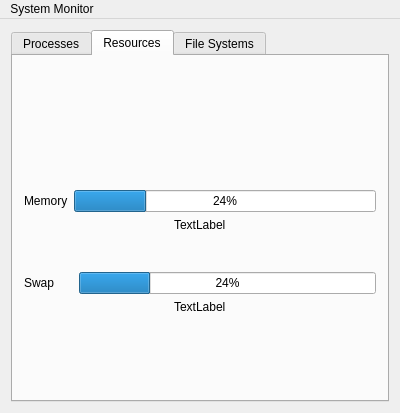
<?xml version="1.0" encoding="UTF-8"?>
<ui version="4.0">
 <class>MainWindow</class>
 <widget class="QMainWindow" name="MainWindow">
  <property name="geometry">
   <rect>
    <x>0</x>
    <y>0</y>
    <width>400</width>
    <height>413</height>
   </rect>
  </property>
  <property name="sizePolicy">
   <sizepolicy hsizetype="MinimumExpanding" vsizetype="MinimumExpanding">
    <horstretch>0</horstretch>
    <verstretch>0</verstretch>
   </sizepolicy>
  </property>
  <property name="windowTitle">
   <string>System Monitor</string>
  </property>
  <widget class="QWidget" name="centralWidget">
   <layout class="QGridLayout" name="gridLayout_3">
    <item row="1" column="0">
     <widget class="QTabWidget" name="tabWidgetMain">
      <property name="enabled">
       <bool>true</bool>
      </property>
      <property name="currentIndex">
       <number>1</number>
      </property>
      <widget class="QWidget" name="tabProcesses">
       <property name="sizePolicy">
        <sizepolicy hsizetype="Preferred" vsizetype="Preferred">
         <horstretch>0</horstretch>
         <verstretch>0</verstretch>
        </sizepolicy>
       </property>
       <attribute name="title">
        <string>Processes</string>
       </attribute>
       <layout class="QGridLayout" name="gridLayout">
        <item row="0" column="0">
         <layout class="QHBoxLayout" name="horizontalLayout_3">
          <item>
           <widget class="QLineEdit" name="processesSearchField">
            <property name="placeholderText">
             <string>Search</string>
            </property>
           </widget>
          </item>
          <item>
           <widget class="QCheckBox" name="processesFilterCheckbox">
            <property name="enabled">
             <bool>true</bool>
            </property>
            <property name="text">
             <string>Only me</string>
            </property>
           </widget>
          </item>
         </layout>
        </item>
        <item row="2" column="0">
         <widget class="QTableWidget" name="tableProcesses">
          <property name="frameShape">
           <enum>QFrame::NoFrame</enum>
          </property>
          <property name="horizontalScrollBarPolicy">
           <enum>Qt::ScrollBarAsNeeded</enum>
          </property>
          <property name="autoScroll">
           <bool>false</bool>
          </property>
          <property name="editTriggers">
           <set>QAbstractItemView::NoEditTriggers</set>
          </property>
          <property name="selectionMode">
           <enum>QAbstractItemView::SingleSelection</enum>
          </property>
          <property name="selectionBehavior">
           <enum>QAbstractItemView::SelectRows</enum>
          </property>
          <property name="showGrid">
           <bool>false</bool>
          </property>
          <property name="sortingEnabled">
           <bool>true</bool>
          </property>
          <attribute name="horizontalHeaderCascadingSectionResizes">
           <bool>true</bool>
          </attribute>
          <attribute name="horizontalHeaderStretchLastSection">
           <bool>true</bool>
          </attribute>
          <attribute name="verticalHeaderStretchLastSection">
           <bool>true</bool>
          </attribute>
         </widget>
        </item>
        <item row="1" column="0">
         <widget class="QLabel" name="loadAvgLabel">
          <property name="text">
           <string>TextLabel</string>
          </property>
         </widget>
        </item>
       </layout>
      </widget>
      <widget class="QWidget" name="tabResources">
       <attribute name="title">
        <string>Resources</string>
       </attribute>
       <layout class="QGridLayout" name="gridLayout_2">
        <item row="4" column="0">
         <layout class="QVBoxLayout" name="verticalLayout">
          <item>
           <layout class="QHBoxLayout" name="horizontalLayout">
            <item>
             <widget class="QLabel" name="memTextLabel">
              <property name="text">
               <string>Memory</string>
              </property>
             </widget>
            </item>
            <item>
             <widget class="QProgressBar" name="memoryBar">
              <property name="value">
               <number>24</number>
              </property>
             </widget>
            </item>
           </layout>
          </item>
          <item alignment="Qt::AlignHCenter|Qt::AlignTop">
           <widget class="QLabel" name="memoryLabel">
            <property name="sizePolicy">
             <sizepolicy hsizetype="Preferred" vsizetype="Preferred">
              <horstretch>0</horstretch>
              <verstretch>0</verstretch>
             </sizepolicy>
            </property>
            <property name="text">
             <string>TextLabel</string>
            </property>
            <property name="indent">
             <number>-1</number>
            </property>
           </widget>
          </item>
         </layout>
        </item>
        <item row="3" column="0">
         <spacer name="verticalSpacer_4">
          <property name="orientation">
           <enum>Qt::Vertical</enum>
          </property>
          <property name="sizeType">
           <enum>QSizePolicy::Fixed</enum>
          </property>
          <property name="sizeHint" stdset="0">
           <size>
            <width>20</width>
            <height>40</height>
           </size>
          </property>
         </spacer>
        </item>
        <item row="5" column="0">
         <layout class="QVBoxLayout" name="verticalLayout_2">
          <item>
           <layout class="QHBoxLayout" name="horizontalLayout_2">
            <item>
             <widget class="QLabel" name="swapTextLabel">
              <property name="minimumSize">
               <size>
                <width>49</width>
                <height>22</height>
               </size>
              </property>
              <property name="text">
               <string>Swap</string>
              </property>
             </widget>
            </item>
            <item>
             <widget class="QProgressBar" name="swapBar">
              <property name="value">
               <number>24</number>
              </property>
             </widget>
            </item>
           </layout>
          </item>
          <item alignment="Qt::AlignHCenter|Qt::AlignTop">
           <widget class="QLabel" name="swapLabel">
            <property name="text">
             <string>TextLabel</string>
            </property>
           </widget>
          </item>
         </layout>
        </item>
        <item row="6" column="0">
         <spacer name="verticalSpacer_3">
          <property name="orientation">
           <enum>Qt::Vertical</enum>
          </property>
          <property name="sizeType">
           <enum>QSizePolicy::Fixed</enum>
          </property>
          <property name="sizeHint" stdset="0">
           <size>
            <width>20</width>
            <height>40</height>
           </size>
          </property>
         </spacer>
        </item>
        <item row="0" column="0">
         <layout class="QGridLayout" name="gridLayout_5">
          <item row="0" column="0">
           <widget class="QCustomPlot" name="cpuPlot" native="true"/>
          </item>
         </layout>
        </item>
       </layout>
      </widget>
      <widget class="QWidget" name="tabFileSystems">
       <attribute name="title">
        <string>File Systems</string>
       </attribute>
       <layout class="QGridLayout" name="gridLayout_4">
        <item row="0" column="0">
         <widget class="QTableWidget" name="tableFilesystem">
          <property name="sizePolicy">
           <sizepolicy hsizetype="Expanding" vsizetype="Expanding">
            <horstretch>0</horstretch>
            <verstretch>0</verstretch>
           </sizepolicy>
          </property>
          <property name="verticalScrollBarPolicy">
           <enum>Qt::ScrollBarAlwaysOn</enum>
          </property>
          <property name="horizontalScrollBarPolicy">
           <enum>Qt::ScrollBarAlwaysOn</enum>
          </property>
          <property name="sizeAdjustPolicy">
           <enum>QAbstractScrollArea::AdjustIgnored</enum>
          </property>
          <property name="editTriggers">
           <set>QAbstractItemView::NoEditTriggers</set>
          </property>
          <attribute name="horizontalHeaderStretchLastSection">
           <bool>true</bool>
          </attribute>
          <attribute name="verticalHeaderStretchLastSection">
           <bool>true</bool>
          </attribute>
         </widget>
        </item>
       </layout>
      </widget>
     </widget>
    </item>
   </layout>
  </widget>
  <widget class="QMenuBar" name="menuBar">
   <property name="geometry">
    <rect>
     <x>0</x>
     <y>0</y>
     <width>400</width>
     <height>25</height>
    </rect>
   </property>
   <widget class="QMenu" name="menuSystem_Monitor">
    <property name="title">
     <string>System Monitor</string>
    </property>
    <addaction name="actionAbout"/>
    <addaction name="actionQuit"/>
   </widget>
   <addaction name="menuSystem_Monitor"/>
  </widget>
  <action name="actionAbout">
   <property name="text">
    <string>About</string>
   </property>
  </action>
  <action name="actionQuit">
   <property name="text">
    <string>Quit</string>
   </property>
  </action>
 </widget>
 <layoutdefault spacing="6" margin="11"/>
 <customwidgets>
  <customwidget>
   <class>QCustomPlot</class>
   <extends>QWidget</extends>
   <header>qcustomplot.h</header>
   <container>1</container>
  </customwidget>
 </customwidgets>
 <resources/>
 <connections/>
</ui>
